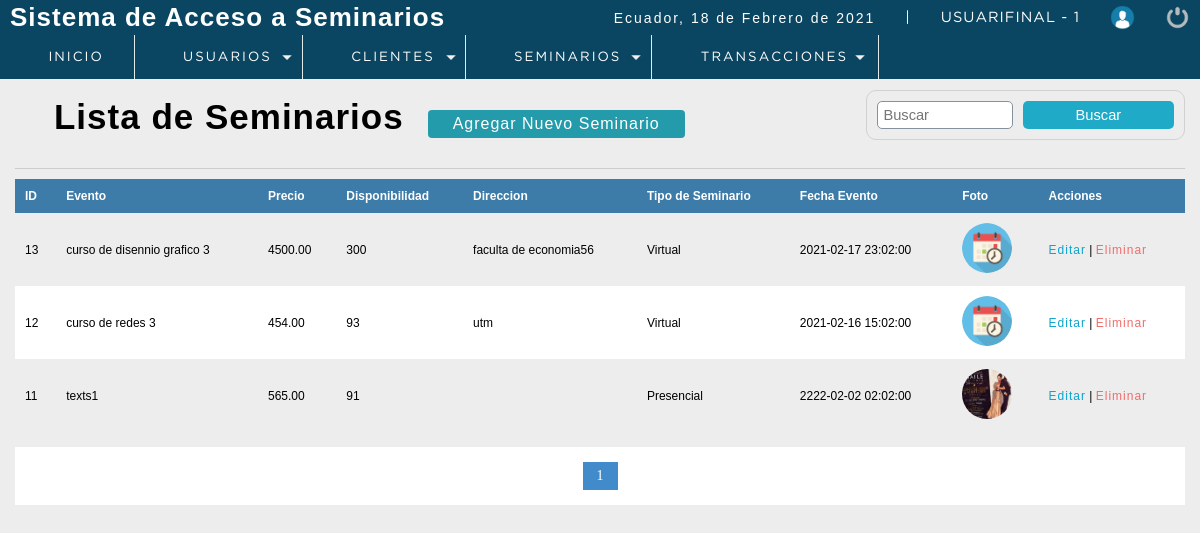
The app's page /sistema/lista_eventos.php (signed in), older data.
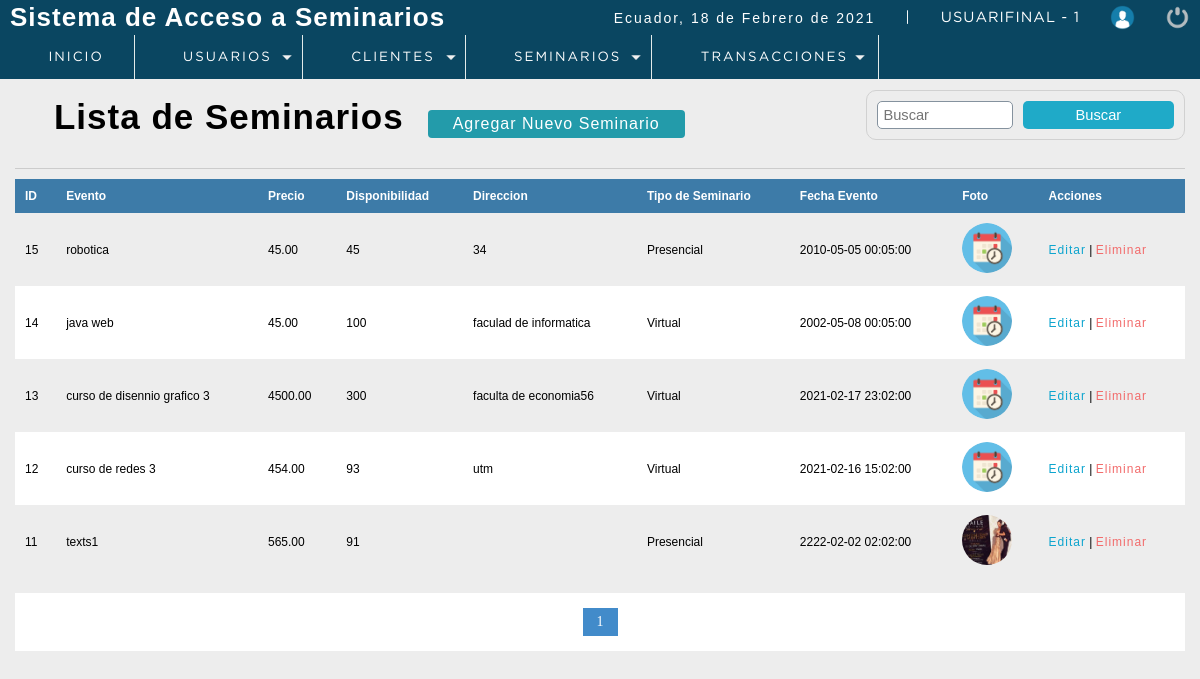
The same page, newer data.
### tables this page shows
CREATE TABLE `evento` (
  `codevento` int(11) NOT NULL,
  `descripcion` varchar(100) DEFAULT NULL,
  `precio` decimal(10,2) DEFAULT NULL,
  `capMax` int(11) DEFAULT NULL,
  `direccion` varchar(300) DEFAULT NULL,
  `foto` text DEFAULT NULL,
  `fecha_evento` datetime NOT NULL,
  `dateAdd` datetime NOT NULL DEFAULT current_timestamp(),
  `usuario_id` int(11) NOT NULL,
  `status` int(11) NOT NULL DEFAULT 1,
  `id_tipo_seminario` int(11) DEFAULT NULL
);

CREATE TABLE `tip_seminario` (
  `id_tipo_seminario` int(11) NOT NULL,
  `nombre` varchar(40) NOT NULL
);

### sistema/includes/functions.php (called while the page is built, shortened)
<?php
	function fechaC(){
		$mes = array("","Enero",
					  "Febrero",
					  "Marzo",
					  "Abril",
					  "Mayo",
					  "Junio",
					  "Julio",
					  "Agosto",
					  "Septiembre",
					  "Octubre",
					  "Noviembre",
					  "Diciembre");
		return date('d')." de ". $mes[date('n')] . " de " . date('Y');
	}
 ?>

### sistema/lista_eventos.php (the view, shortened to what this page needs)
<?php
 include "../conection.php";
?>
<!DOCTYPE html>
<html lang="en">
<head>
	<?php include "includes/scripts.php"?>
</head>
<body>
 <?php include "includes/header.php"?>
	<section id="container">
		<h1><i class="fas fa-list-alt"></i> Lista de Seminarios</h1>
        <?php
					if ($_SESSION['rol'] == 1) {
				?>
        <a href="registro_evento.php" class="btn_new">Agregar Nuevo Seminario</a>
        <?php
                    }
        ?>
    <form action="buscar_evento.php" method="get" class="form_search">
        <input type="text" name="busqueda" id="busqueda" placeholder="Buscar">
        <input type="submit" value="Buscar" class="btn_search" >
    </form>
<hr>
        <table>
            <tr>
                <th>ID</th>
                <th>Evento</th>
                <th>Precio</th>
                <th>Disponibilidad</th>
                <th>Direccion</th>
                <th>Tipo de Seminario</th>
                <th>Fecha Evento</th>
                <th>Foto</th>
                <th>Acciones</th>
            </tr>
            <?php
           $sql_registre = mysqli_query($conection,"SELECT COUNT(*) AS total_registro FROM evento WHERE status =1");
           $result_registre = mysqli_fetch_array($sql_registre);
           $total_resgistros = $result_registre['total_registro'];
           $por_pagina = 5;
           if (empty($_GET['pagina'])) {
               $pagina =1;
           }
           else {
               $pagina = $_GET['pagina'];
           }
           $desde = ($pagina - 1) * $por_pagina;
           $total_paginas = ceil($total_resgistros / $por_pagina);
           $query = mysqli_query($conection,"SELECT e.codevento, e.descripcion, e.precio,
                                                    e.capMax,e.direccion, e.fecha_evento, e.foto,
                                                    e.id_tipo_seminario as id_tipo_s, t.nombre as tipo_seminario
                                                                    FROM evento e
                                                                    INNER JOIN tip_seminario t
                                                                    ON  e.id_tipo_seminario = t.id_tipo_seminario
                                                                    WHERE status = 1
                                                                    ORDER BY e.codevento
                                                                    DESC LIMIT $desde, $por_pagina");
           $result = mysqli_num_rows($query);
           if ($result > 0) {
               while ($data = mysqli_fetch_array($query)) {
                if ($data['foto'] !='img_evento.png') {
                    $foto ='img/uploads/'.$data['foto'];
                }else {
                    $foto ='img/'.$data['foto'];
                }
           ?>
            <tr id="row_<?php echo $data["codevento"];?>">
                <td><?php echo $data["codevento"];?></td>
                <td><?php echo $data["descripcion"];?></td>
                <td><?php echo $data["precio"];?></td>
                <td><?php echo $data["capMax"];?></td>
                <td><?php echo $data["direccion"];?></td>
                <td><?php echo $data["tipo_seminario"];?></td>
                <td><?php echo $data["fecha_evento"];?></td>
                <td class="img_evento"><img src="<?php echo $foto;?>" alt="<?php echo $data["descripcion"];?>"></td>
                <td>
                <?php if ($_SESSION['rol']==1 || $_SESSION['rol']==2) {               ?>
                    <a class="link_edit" href="editar_evento.php?id=<?php echo $data["codevento"];?>">Editar</a>
                     |
                    <a class="link_delete del_event" href="#" event="<?php echo $data["codevento"];?>">Eliminar</a>
                    <?php } ?>
                    <?php
                    if ($_SESSION['rol']==5) {
                        $coddevent = $data['codevento'];
                        $sql = mysqli_query($conection,"SELECT *
                                                        FROM detalle_temp
                                                        WHERE codevento = $coddevent ");
                        $result_sql = mysqli_num_rows($sql);
                        if($result_sql==0)
                        {
                    ?>
                    <div class="div_factura">
                     <button class="btn_view view_factura" fac="<?php echo $data["codevento"]; ?>" onclick="event.preventDefault(); mostrar(<?php echo $data['codevento'].','.$data['capMax'] ?>)" ><i class="far fa-trash-alt"></i> Reservar</button>
                    </div>
                    <?php
                        }else{
                    ?>
                    <div class="div_factura">
                     <button class="btn_view view_factura inactive" disabled><i class="far fa-trash-alt"></i> Reservar</button>
                    </div>
                    <?php } ?>
                </td>
            </tr>
                <?php
               }}
           }
            ?>
        </table>
        <div class="paginador">
                    <ul>
                    <?php
                    for ($i=1; $i <= $total_paginas; $i++) {
                        if ($i == $pagina) {
                            echo '<li class="pageSelected">'.$i.'</li>';
                        }
                        else {
                            echo '<li><a href="?pagina='.$i.'">'.$i.'</a></li>';
                        }
                    }
                    ?>
                    </ul>
                </div>
	</section>
</body>
</html>

### sistema/includes/scripts.php (shortened to what this page needs)
<link rel="stylesheet" type="text/css" href="css/style.css">
<?php include "functions.php"?>

### sistema/includes/header.php (shortened to what this page needs)
<header>
		<div class="header">
			<h1>Sistema de Acceso a Seminarios</h1>
			<div class="optionsBar">
				<p>Ecuador, <?php echo fechaC();  ?></p>
				<span>|</span>
				<span class="user"><?php echo $_SESSION['user'].' - '.$_SESSION['rol'] ?></span>
				<img class="photouser" src="img/user.png" alt="Usuario">
				<a href="salir.php"><img class="close" src="img/salir.png" alt="Salir del sistema" title="Salir"></a>
			</div>
		</div>
    <?php  include "nav.php" ?>
</header>

### sistema/includes/nav.php (shortened to what this page needs)
<nav>
			<ul>
			<?php	if ($_SESSION['rol'] == 1) {				?>
				<li><a href="index.php"><i class="fas fa-laptop-house"></i> Inicio</a></li>
				<li class="principal">
					<a href="#"><i class="fas fa-users"></i> Usuarios</a>
				</li>
				<?php }?>
				<?php
					if ($_SESSION['rol'] == 1) {
				?>
				<li class="principal">
					<a href="#"><i class="far fa-address-card"></i> Clientes</a>
				</li>
				<?php }?>
				<li class="principal">
					<a href="#"> <i class="far fa-clock"></i> Seminarios</a>
				</li>
				<?php if ($_SESSION['rol'] == 1) { ?>
				<li class="principal">
					<a href="#"><i class="far fa-calendar-check"></i> Transacciones</a>
				</li>
				<?php }?>
			</ul>
		</nav>

### sistema/css/style.css (style rules this page uses)
* { margin: 0; padding: 0; box-sizing: border-box; }
body { background: #ededed; }
h1, h2, h3, h4, h5, h6 { font-family: 'arial'; font-weight: bold; letter-spacing: 1px; }
h1 { font-size: 26px; }
p { font-family: 'arial'; letter-spacing: 2px; font-size: 14px; line-height: 20px; }
a { text-decoration: none; font-family: arial; letter-spacing: 1px; }
span { font-family: 'GothamBook'; letter-spacing: 1px; font-size: 14px; line-height: 20px; }
header { position: fixed; width: 100%; }
.header { color: #FFF; background: #0a4661; height: 35px; display: -webkit-flex; display: -moz-flex; display: -ms-flex; display: -o-flex; display: flex; justify-content: space-between; align-items: center; padding: 10px; }
.optionsBar { display: -webkit-flex; display: -moz-flex; display: -ms-flex; display: -o-flex; display: flex; justify-content: center; align-items: center; }
.optionsBar span { color: #FFF; font-size: 11pt; font-family: 'GothamBook'; text-transform: uppercase; margin-left: 30px; }
.photouser { margin-left: 30px; width: 25px; height: 25px; }
.close { width: 25px; height: 25px; }
.optionsBar a { display: -webkit-flex; display: -moz-flex; display: -ms-flex; display: -o-flex; display: flex; margin-left: 30px; }
nav ul { background: #0a4661; list-style: none; display: -webkit-flex; display: -moz-flex; display: -ms-flex; display: -o-flex; display: flex; justify-content: left; align-items: center; }
nav ul > li a { position: relative; }
nav a { color: #FFF; display: block; font-size: 10pt; font-family: 'GothamBook'; padding: 15px 30px; text-transform: uppercase; letter-spacing: 2px; transition: background .5s; border-right: 1px solid #e3ebea; }
nav .principal > a { background: url(../img/arrow_bottom.png) no-repeat; background-position-x: 0%; background-position-y: 0%; background-size: auto auto; background-position: 94% center; background-size: 10px; }
#container { padding: 90px 15px 15px; }
hr { border: 0; background: #CCC; height: 1px; margin: 10px 0; display: block; }
form { border: 2px solid #78909C; border-radius: 2%; background: #FFF; margin: auto; padding: 20px 50px; border: 1px solid #d1d1d1; }
input,select { display: block; width: 100%; font-size: 11pt; padding: 5px; border: 1px solid #85929e; border-radius: 5px; }
#container h1 { font-size: 35px; display: inline-block; }
.btn_new { display: inline-block; background: #239baa; color: #FFF; padding: 5px 25px; border-radius: 4px; margin: 20px; }
table { border-collapse: collapse; font-size: 12px; font-family: 'arial'; width: 100%; }
table th { text-align: left; padding: 10px; background: #3d7ba8; color: #FFF; }
table tr:nth-child(odd) { background: #FFF; }
table td { padding: 10px; }
.link_edit { color: #0ca4ce; }
.link_delete { color: #f26b6b; }
.paginador ul { padding: 15px; list-style: none; background: #FFF; margin-top: 15px; display: -webkit-flex; display: -moz-flex; display: -ms-flex; display: -o-flex; display: flex; justify-content: center; }
.paginador a, .pageSelected { color: #428bca; border: 1px solid #ddd; padding: 5px; display: inline-block; font-size: 14px; text-align: center; width: 35px; }
.pageSelected { color: #FFF; background: #428bca; border: 1px solid #428bca; }
.form_search { display: -webkit-flex; display: -moz-flex; display: -ms-flex; display: -o-flex; display: flex; float: right; background: initial; padding: 10px; border-radius: 10px; }
.form_search .btn_search { background: #1faac8; color: #FFF; padding: 0 20px; border: 0; cursor: pointer; margin-left: 10px; }
.img_evento img { width: 50px; height: auto; margin: auto; border-radius: 100%; }

Row changes from the older to the newer data that the page shows:
added evento: codevento "15", descripcion "robotica", precio "45.00", capMax "45", direccion "34", id_tipo_seminario.nombre "Presencial", fecha_evento "2010-05-05 00:05:00", foto (picture)
added evento: codevento "14", descripcion "java web", precio "45.00", capMax "100", direccion "faculad de informatica", id_tipo_seminario.nombre "Virtual", fecha_evento "2002-05-08 00:05:00", foto (picture)
